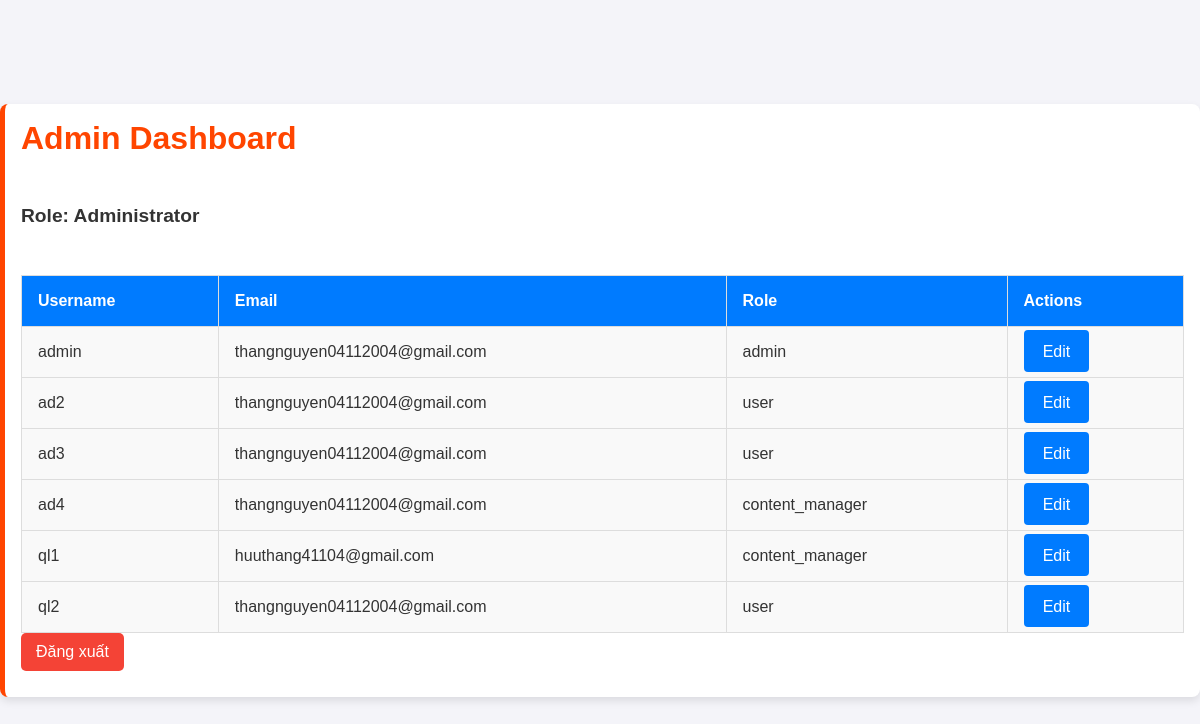
The app's page /dashboard (signed in) with its own data.
### tables this page shows
CREATE TABLE users (
                        id INTEGER PRIMARY KEY AUTOINCREMENT,
                        username TEXT UNIQUE,
                        password TEXT,
                        email TEXT,
                        role TEXT);

### app.py (the view)
@app.route('/dashboard')
def dashboard():
    if 'user_id' not in session:
        flash('Bạn cần đăng nhập để truy cập vào trang này.', 'danger')
        return redirect(url_for('home'))
    role = session.get('role')
    if role == 'admin':
        conn = get_db()
        users = conn.execute('SELECT * FROM users').fetchall()
        return render_template('admin_dashboard.html', users=users)
    elif role == 'content_manager':  # Vai trò quản lý nội dung
        conn = get_db()
        content = conn.execute('SELECT * FROM some_content_table').fetchall()
        return render_template('manager_dashboard.html', content=content)
    elif role == 'user':
        conn = get_db()
        user = conn.execute('SELECT * FROM users WHERE id = ?', (session['user_id'],)).fetchone()
        return render_template('user_dashboard.html', user=user)
    else:
        flash('Vai trò người dùng không hợp lệ.', 'danger')
        return redirect(url_for('home'))

### app.py (called while the page is built)
def get_db():
    conn = sqlite3.connect('users.db')
    conn.row_factory = sqlite3.Row
    return conn

### templates/admin_dashboard.html (shortened to what this page needs)
<!DOCTYPE html>
<html lang="en">
<head>
    <link rel="stylesheet" href="{{ url_for('static', filename='style.css') }}">
</head>
<body class="admin-dashboard">
    <div class="container">
        <h1>Admin Dashboard</h1>
        <p class="role-section">Role: Administrator</p>
        <div class="table-container">
            <table>
                <thead>
                    <tr>
                        <th>Username</th>
                        <th>Email</th>
                        <th>Role</th>
                        <th>Actions</th>
                    </tr>
                </thead>
                <tbody>
                    {% for user in users %}
                    <tr>
                        <td>{{ user.username }}</td>
                        <td>{{ user.email }}</td>
                        <td>{{ user.role }}</td>
                        <td>
                            <a href="{{ url_for('edit_user', user_id=user.id) }}" class="button">Edit</a>
                        </td>
                    </tr>
                    {% endfor %}
                </tbody>
            </table>
<a href="{{ url_for('logout') }}"
   style="display: inline-block; margin-bottom: 10px; color: white; background-color: #f44336; padding: 10px 15px; text-decoration: none; border-radius: 5px;">
    Đăng xuất
</a>
        </div>
    </div>
</body>
</html>

### static/style.css (style rules this page uses)
body, h1, p, form, input, select, button, table, th, td { margin: 0; padding: 0; box-sizing: border-box; }
body { font-family: Arial, sans-serif; background-color: #f4f4f9; color: #333; display: flex; justify-content: center; align-items: center; height: 100vh; margin: 0; }
.container { width: 100%; max-width: 1200px; margin: 2em auto; padding: 1em; background: white; box-shadow: 0px 4px 8px rgba(0, 0, 0, 0.1); border-radius: 8px; }
.container h1 { margin-bottom: 1.5em; font-size: 2em; color: #007bff; }
.table-container { margin-top: 2em; overflow-x: auto; }
table { width: 100%; border-collapse: collapse; margin-top: 1em; }
th, td { padding: 1em; text-align: left; border: 1px solid #ddd; }
th { background: #007bff; color: white; }
td { background: #f9f9f9; }
.button { background: #007bff; color: white; border: none; padding: 0.8em 1.2em; border-radius: 4px; font-size: 1em; cursor: pointer; text-decoration: none; }
.role-section { margin: 1em 0; font-size: 1.2em; font-weight: bold; }
.admin-dashboard .container { border-left: 5px solid #ff4500; }
.admin-dashboard h1 { color: #ff4500; }
a { color: #007bff; text-decoration: none; }

### records on screen
users: username "admin", email "thangnguyen04112004@gmail.com", role "admin"
users: username "ad2", email "thangnguyen04112004@gmail.com", role "user"
users: username "ad3", email "thangnguyen04112004@gmail.com", role "user"
users: username "ad4", email "thangnguyen04112004@gmail.com", role "content_manager"
users: username "ql1", email "huuthang41104@gmail.com", role "content_manager"
users: username "ql2", email "thangnguyen04112004@gmail.com", role "user"
